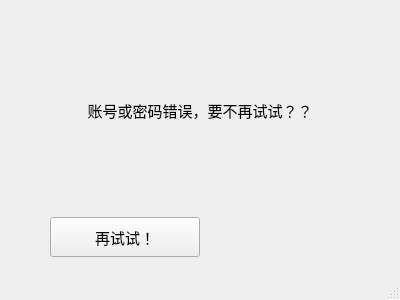
<?xml version="1.0" encoding="UTF-8"?>
<ui version="4.0">
 <class>MainWindow</class>
 <widget class="QMainWindow" name="MainWindow">
  <property name="geometry">
   <rect>
    <x>0</x>
    <y>0</y>
    <width>400</width>
    <height>300</height>
   </rect>
  </property>
  <property name="minimumSize">
   <size>
    <width>400</width>
    <height>300</height>
   </size>
  </property>
  <property name="maximumSize">
   <size>
    <width>400</width>
    <height>300</height>
   </size>
  </property>
  <property name="windowTitle">
   <string>MainWindow</string>
  </property>
  <property name="layoutDirection">
   <enum>Qt::LeftToRight</enum>
  </property>
  <widget class="QWidget" name="centralwidget">
   <layout class="QGridLayout" name="gridLayout">
    <item row="0" column="0">
     <widget class="QLabel" name="label">
      <property name="minimumSize">
       <size>
        <width>300</width>
        <height>180</height>
       </size>
      </property>
      <property name="maximumSize">
       <size>
        <width>300</width>
        <height>180</height>
       </size>
      </property>
      <property name="font">
       <font>
        <family>Adobe Arabic</family>
        <pointsize>11</pointsize>
       </font>
      </property>
      <property name="layoutDirection">
       <enum>Qt::LeftToRight</enum>
      </property>
      <property name="text">
       <string>账号或密码错误，要不再试试？？</string>
      </property>
      <property name="alignment">
       <set>Qt::AlignCenter</set>
      </property>
     </widget>
    </item>
    <item row="2" column="0">
     <widget class="QPushButton" name="pushButton">
      <property name="minimumSize">
       <size>
        <width>150</width>
        <height>40</height>
       </size>
      </property>
      <property name="maximumSize">
       <size>
        <width>150</width>
        <height>40</height>
       </size>
      </property>
      <property name="font">
       <font>
        <family>Adobe Arabic</family>
        <pointsize>11</pointsize>
       </font>
      </property>
      <property name="layoutDirection">
       <enum>Qt::LeftToRight</enum>
      </property>
      <property name="text">
       <string>再试试！</string>
      </property>
     </widget>
    </item>
   </layout>
  </widget>
  <widget class="QMenuBar" name="menubar">
   <property name="geometry">
    <rect>
     <x>0</x>
     <y>0</y>
     <width>400</width>
     <height>26</height>
    </rect>
   </property>
  </widget>
  <widget class="QStatusBar" name="statusbar"/>
 </widget>
 <resources/>
 <connections/>
</ui>
